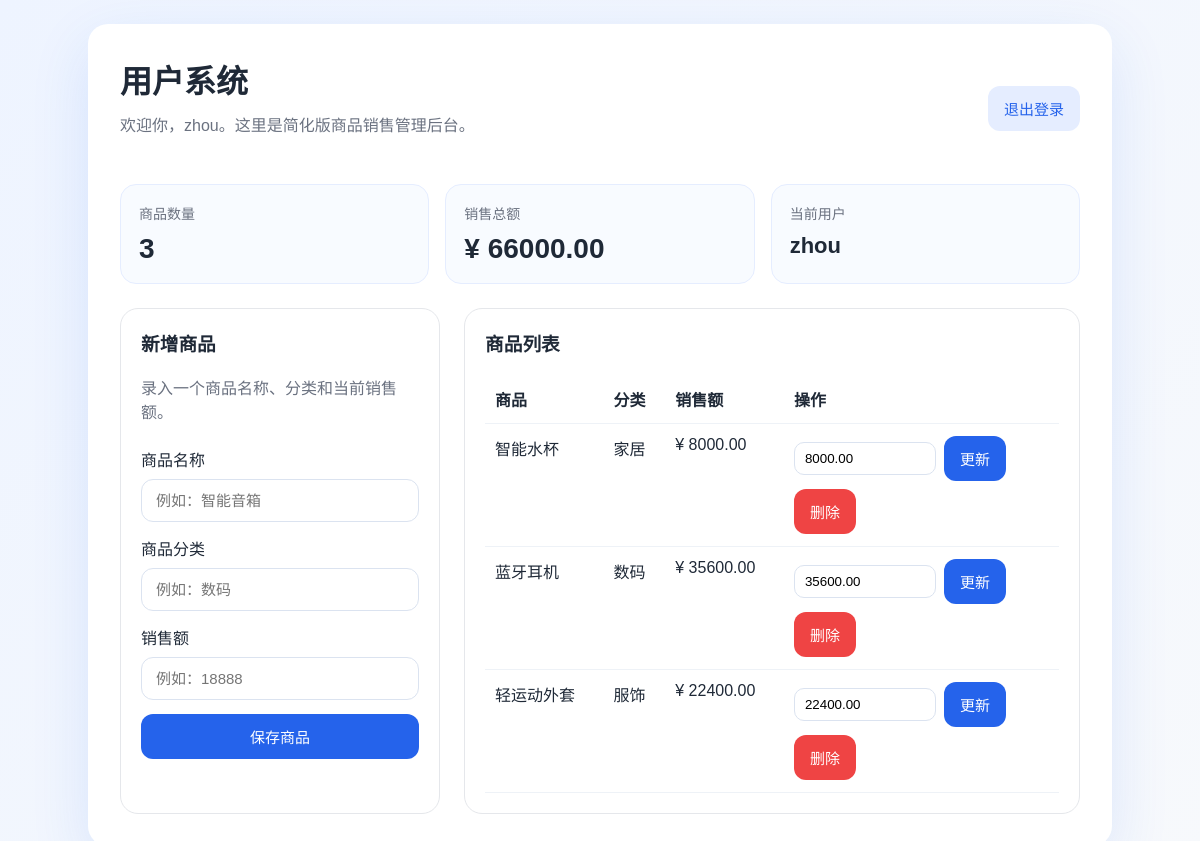
The page /dashboard (signed in) on the database its author committed.
### app/models.py (models this page shows, shortened)
class User(UserMixin, db.Model):
    id = db.Column(db.Integer, primary_key=True)
    username = db.Column(db.String(64), unique=True, nullable=False, index=True)
    password_hash = db.Column(db.String(256), nullable=False)
    products = db.relationship("Product", backref="owner", lazy=True, cascade="all, delete-orphan")

class Product(db.Model):
    id = db.Column(db.Integer, primary_key=True)
    name = db.Column(db.String(100), nullable=False)
    category = db.Column(db.String(50), nullable=False, default="默认分类")
    sales_amount = db.Column(db.Float, nullable=False, default=0.0)
    owner_id = db.Column(db.Integer, db.ForeignKey("user.id"), nullable=False)

### app/web.py (the view)
@web_bp.get("/dashboard")
@login_required
def dashboard():
    return render_template("dashboard.html", **_dashboard_context(), error=None)

### app/models.py (called while the page is built)
@login_manager.user_loader
def load_user(user_id: str):
    if not user_id.isdigit():
        return None
    return db.session.get(User, int(user_id))

### app/web.py (called while the page is built)
def _dashboard_context():
    products = Product.query.filter_by(owner_id=current_user.id).order_by(Product.id.asc()).all()
    total_sales = sum(item.sales_amount for item in products)
    return {
        "user": current_user,
        "products": products,
        "total_sales": total_sales,
        "product_count": len(products),
    }

### app/templates/dashboard.html (shortened to what this page needs)
<!doctype html>
<html lang="zh-CN">
<head>
    <link rel="stylesheet" href="{{ url_for('static', filename='style.css') }}">
</head>
<body>
<div class="page-shell">
    <div class="card">
        <div class="dashboard-header">
            <div>
                <h1 class="title">用户系统</h1>
                <p class="subtitle">欢迎你，{{ user.username }}。这里是简化版商品销售管理后台。</p>
            </div>
            <form method="post" action="{{ url_for('web.logout_page') }}">
                <button class="btn secondary" type="submit">退出登录</button>
            </form>
        </div>
        <div class="stats">
            <div class="stat-box">
                <div class="stat-label">商品数量</div>
                <div class="stat-value">{{ product_count }}</div>
            </div>
            <div class="stat-box">
                <div class="stat-label">销售总额</div>
                <div class="stat-value">¥ {{ '%.2f'|format(total_sales) }}</div>
            </div>
            <div class="stat-box">
                <div class="stat-label">当前用户</div>
                <div class="stat-value" style="font-size: 22px;">{{ user.username }}</div>
            </div>
        </div>
        <div class="dashboard-grid">
            <section class="panel">
                <h3>新增商品</h3>
                <p class="subtitle">录入一个商品名称、分类和当前销售额。</p>
                <form class="form-grid" method="post" action="{{ url_for('web.create_product') }}">
                    <label class="field">
                        <span>商品名称</span>
                        <input name="name" placeholder="例如：智能音箱">
                    </label>
                    <label class="field">
                        <span>商品分类</span>
                        <input name="category" placeholder="例如：数码">
                    </label>
                    <label class="field">
                        <span>销售额</span>
                        <input name="sales_amount" placeholder="例如：18888">
                    </label>
                    <button class="btn" type="submit">保存商品</button>
                </form>
            </section>
            <section class="panel">
                <h3>商品列表</h3>
                <table class="product-table">
                    <thead>
                    <tr>
                        <th>商品</th>
                        <th>分类</th>
                        <th>销售额</th>
                        <th>操作</th>
                    </tr>
                    </thead>
                    <tbody>
                    {% for product in products %}
                        <tr>
                            <td>{{ product.name }}</td>
                            <td>{{ product.category }}</td>
                            <td>¥ {{ '%.2f'|format(product.sales_amount) }}</td>
                            <td>
                                <form class="inline-form" method="post" action="{{ url_for('web.update_product_sales', product_id=product.id) }}">
                                    <input name="sales_amount" value="{{ '%.2f'|format(product.sales_amount) }}">
                                    <button class="btn" type="submit">更新</button>
                                </form>
                                <form style="margin-top: 8px;" method="post" action="{{ url_for('web.delete_product', product_id=product.id) }}">
                                    <button class="btn danger" type="submit">删除</button>
                                </form>
                            </td>
                        </tr>
                    {% endfor %}
                    </tbody>
                </table>
            </section>
        </div>
    </div>
</div>
</body>
</html>

### app/static/style.css (style rules this page uses)
body { margin: 0; font-family: "Microsoft YaHei", Arial, sans-serif; background: linear-gradient(135deg, #eef4ff, #f7f9fc); color: #1f2937; }
.page-shell { min-height: 100vh; display: flex; align-items: center; justify-content: center; padding: 24px; }
.card { width: min(960px, 100%); background: #ffffff; border-radius: 20px; box-shadow: 0 20px 60px rgba(37, 99, 235, 0.12); padding: 32px; }
.title { margin: 0 0 10px; font-size: 32px; }
.subtitle { margin: 0 0 24px; color: #6b7280; }
.form-grid { display: grid; gap: 14px; }
.field { display: grid; gap: 8px; }
.field input { border: 1px solid #dbe3f0; border-radius: 12px; padding: 12px 14px; font-size: 15px; }
.btn { border: 0; border-radius: 12px; padding: 12px 16px; background: #2563eb; color: #fff; font-size: 15px; cursor: pointer; }
.btn.secondary { background: #e5edff; color: #2563eb; }
.btn.danger { background: #ef4444; }
.dashboard-header { display: flex; justify-content: space-between; align-items: center; gap: 16px; margin-bottom: 24px; }
.stats { display: grid; grid-template-columns: repeat(3, minmax(0, 1fr)); gap: 16px; margin-bottom: 24px; }
.stat-box { background: #f8fbff; border: 1px solid #e5edff; border-radius: 16px; padding: 18px; }
.stat-label { color: #6b7280; font-size: 14px; }
.stat-value { margin-top: 10px; font-size: 28px; font-weight: 700; }
.dashboard-grid { display: grid; grid-template-columns: 320px 1fr; gap: 24px; }
.panel { border: 1px solid #e5e7eb; border-radius: 18px; padding: 20px; background: #fff; }
.panel h3 { margin-top: 0; }
.product-table { width: 100%; border-collapse: collapse; }
.product-table th, .product-table td { border-bottom: 1px solid #eef2f7; padding: 12px 10px; text-align: left; vertical-align: top; }
.inline-form { display: flex; gap: 8px; align-items: center; flex-wrap: wrap; }
.inline-form input { border: 1px solid #dbe3f0; border-radius: 10px; padding: 8px 10px; width: 120px; }

### rows shown on the page
User: username "zhou"
Product: name "智能水杯", category "家居", sales_amount "8000.00"
Product: name "蓝牙耳机", category "数码", sales_amount "35600.00"
Product: name "轻运动外套", category "服饰", sales_amount "22400.00"

### other values the page prints
{{ product_count }} "3"
{{ '%.2f'|format(total_sales) }} "66000.00"
